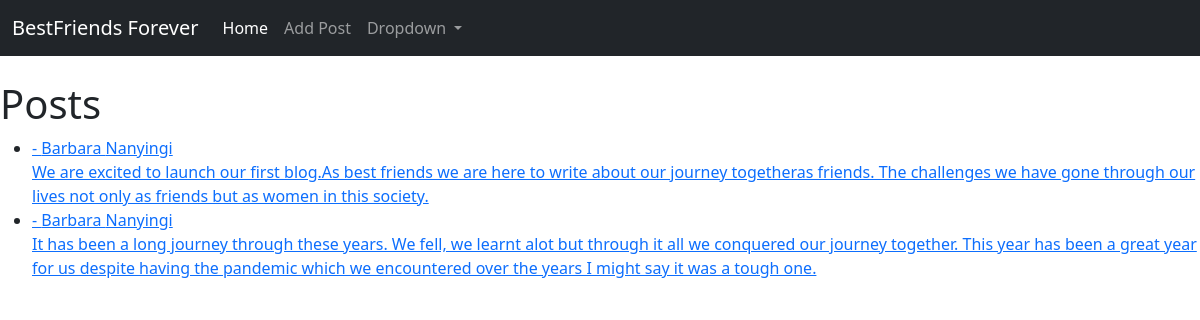
/, run on an earlier commit of the app's database.
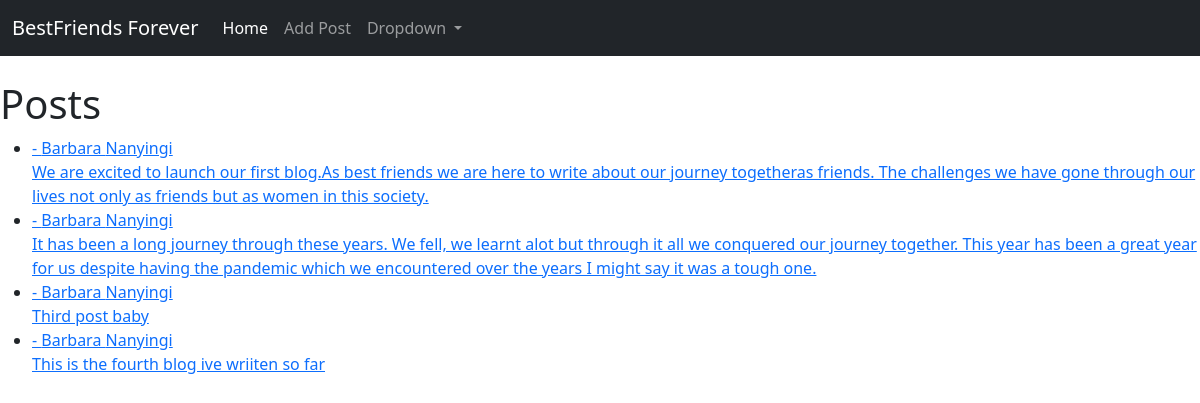
And on a later commit of the database.
### theblog/models.py (models this page shows, shortened)
class Post(models.Model):
     title = models.CharField(max_length=255)
     title_tag = models.CharField(max_length=255)
     author = models.ForeignKey(User, on_delete=models.CASCADE)
     body = models.TextField()

### theblog/views.py (the view)
# urls.py: path('',HomeView.as_view(), name="home"),
class HomeView(ListView):
    model = Post
    template_name = 'home.html'

### theblog/templates/home.html
{% extends 'base.html' %}
{% block content %}
<h1> Posts</h1>
<ul>
{% for post in object_list %}
    <li><a href="{% url 'article' post.pk %}" {{ post.title }}</a> - {{ post.author.first_name }}
        {{ post.author.last_name }}<br/>
     {{ post.body }}</li>
{% endfor%}
</ul>
{% endblock%}

### theblog/templates/base.html (shortened to what this page needs)
<!doctype html>
<html lang="en">
  <head>
    <link href="https://cdn.jsdelivr.net/npm/bootstrap@5.0.1/dist/css/bootstrap.min.css" rel="stylesheet">
  </head>
  <body>
    <nav class="navbar navbar-expand-lg navbar-dark bg-dark">
      <div class="container-fluid">
        <a class="navbar-brand" href="{}% url 'home' %">BestFriends Forever</a>
        <div class="collapse navbar-collapse" id="navbarSupportedContent">
          <ul class="navbar-nav me-auto mb-2 mb-lg-0">
            <li class="nav-item">
              <a class="nav-link active" aria-current="page" href="{% url 'home'%}">Home</a>
            </li>
            <li class="nav-item">
              <a class="nav-link" href="{% url 'addpost' %}">Add Post</a>
            </li>
            <li class="nav-item dropdown">
              <a class="nav-link dropdown-toggle" href="#" id="navbarDropdown" role="button" data-bs-toggle="dropdown" aria-expanded="false">
                Dropdown
              </a>
            </li>
          </ul>
        </div>
      </div>
    </nav>
     <br/>
    <div>
    {% block content %}
    {% endblock%}
  </div>
  </body>
</html>

What changed in the data, as far as the page shows it:
added Post: author.first_name "Barbara", author.last_name "Nanyingi", body "Third post baby"
added Post: author.first_name "Barbara", author.last_name "Nanyingi", body "This is the fourth blog ive wriiten so far"
